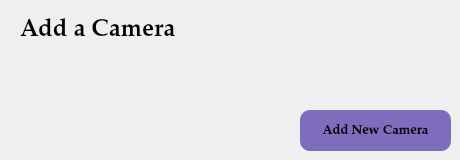
             <widget class="QWidget" name="add_cam_page">
              <widget class="QLabel" name="label_12">
               <property name="geometry">
                <rect>
                 <x>20</x>
                 <y>10</y>
                 <width>241</width>
                 <height>41</height>
                </rect>
               </property>
               <property name="font">
                <font>
                 <family>Palatino Linotype</family>
                 <pointsize>18</pointsize>
                 <weight>75</weight>
                 <bold>true</bold>
                </font>
               </property>
               <property name="text">
                <string>Add a Camera</string>
               </property>
              </widget>
              <widget class="QPushButton" name="add_new_cam">
               <property name="geometry">
                <rect>
                 <x>300</x>
                 <y>110</y>
                 <width>151</width>
                 <height>41</height>
                </rect>
               </property>
               <property name="font">
                <font>
                 <family>Palatino Linotype</family>
                 <pointsize>10</pointsize>
                 <weight>75</weight>
                 <bold>true</bold>
                </font>
               </property>
               <property name="styleSheet">
                <string notr="true">QPushButton{
	background-color: rgb(126, 108, 188);
	border-radius:10px;
	color:black;
}

QPushButton:checked{
	
	background-color: rgb(109, 99, 139);
}</string>
               </property>
               <property name="text">
                <string>Add New Camera</string>
               </property>
               <property name="checkable">
                <bool>true</bool>
               </property>
              </widget>
              <widget class="QLabel" name="label_17">
               <property name="geometry">
                <rect>
                 <x>320</x>
                 <y>-10</y>
                 <width>100</width>
                 <height>90</height>
                </rect>
               </property>
               <property name="minimumSize">
                <size>
                 <width>100</width>
                 <height>90</height>
                </size>
               </property>
               <property name="maximumSize">
                <size>
                 <width>100</width>
                 <height>90</height>
                </size>
               </property>
               <property name="text">
                <string/>
               </property>
               <property name="pixmap">
                <pixmap resource="resources.qrc">:/images/surveillance.ico</pixmap>
               </property>
               <property name="scaledContents">
                <bool>true</bool>
               </property>
              </widget>
             </widget>
